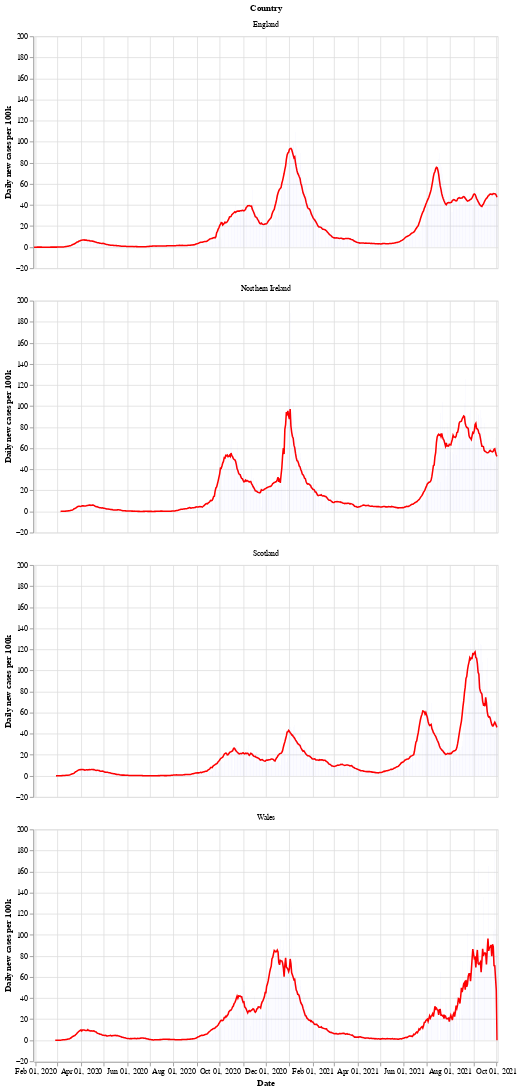

Notebook source saved alongside this figure:
### Markdown cell above
Next is a bar chart of the number of new cases in each country (per 100k population), with the 7 day moving average of cases. Again we see that Wales saw a longer period of raising and falling cases compared to the other countries.

After a period of cases falling, each nation is now seeing a rise in the number of cases - especially in Wales.

### Code cell
# collapse
bars = alt.Chart(uk_cases).mark_bar().encode(
    x=alt.X("yearmonthdate(date):T", axis=alt.Axis(title='Date')),
    y=alt.Y("newCasesRate:Q", axis=alt.Axis(title='Daily new cases per 100k')),
    tooltip='newCasesRate',
    color=alt.condition(
        alt.datum.dailyChange > 0,
        alt.value("orange"),  # The positive color
        alt.value("blue")  # The negative color
    )
).properties(title='New cases per 100k population with rolling 7 day average', width=600).interactive()
line = alt.Chart(uk_cases).mark_line(
    color='red',
    size=2,
).transform_window(
    rolling_mean='mean(newCasesRate)',
    frame=[0, 7],
    groupby=['areaName']
).encode(
    x='yearmonthdate(date):T',
    y='rolling_mean:Q'
)
alt.layer(line, bars, data=uk_cases).facet(alt.Row('areaName', title='Country'), columns=1)

### Figure 1 — Vega-Lite specification as saved in the notebook (floating-point values rounded to 4 significant figures; data arrays with more than 128 entries replaced by an {"elided": "..."} marker saying what was removed)
{"config": {"view": {"continuousWidth": 400, "continuousHeight": 300}}, "data": {"name": "data-88e7fb13bb3c247c6e48963f5844b728"}, "facet": {"type": "nominal", "field": "areaName", "title": "Country"}, "spec": {"layer": [{"mark": {"type": "line", "color": "red", "size": 2}, "encoding": {"x": {"type": "temporal", "field": "date", "timeUnit": "yearmonthdate"}, "y": {"type": "quantitative", "field": "rolling_mean"}}, "transform": [{"window": [{"op": "mean", "field": "newCasesRate", "as": "rolling_mean"}], "frame": [0, 7], "groupby": ["areaName"]}]}, {"mark": "bar", "encoding": {"color": {"condition": {"value": "orange", "test": "(datum.dailyChange > 0)"}, "value": "blue"}, "tooltip": {"type": "quantitative", "field": "newCasesRate"}, "x": {"type": "temporal", "axis": {"title": "Date"}, "field": "date", "timeUnit": "yearmonthdate"}, "y": {"type": "quantitative", "axis": {"title": "Daily new cases per 100k"}, "field": "newCasesRate"}}, "selection": {"selector002": {"type": "interval", "bind": "scales", "encodings": ["x", "y"]}}, "title": "New cases per 100k population with rolling 7 day average", "width": 600}]}, "columns": 1, "$schema": "https://vega.github.io/schema/vega-lite/v4.8.1.json", "datasets": {"data-88e7fb13bb3c247c6e48963f5844b728": {"elided": "2356 records"}}}
